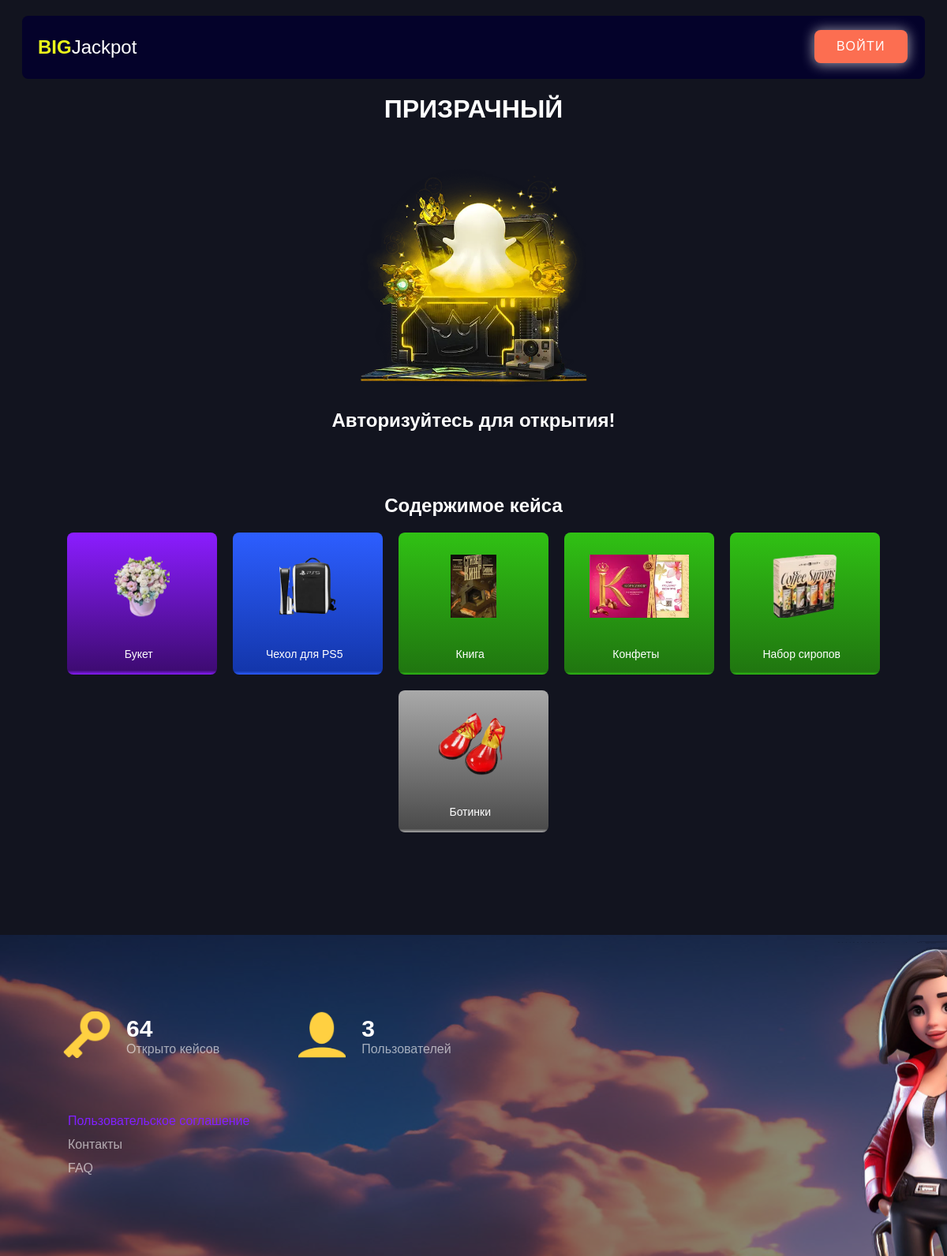
The page /case/6/ on the database its author committed.
### case/models.py (models this page shows, shortened)
class Case(models.Model):
    name = models.CharField(max_length=100, verbose_name='Название кейса')
    img_certificates = ResizedImageField(
        verbose_name='Изображение', force_format="WEBP", quality=75, upload_to="case")
    categories = models.ManyToManyField(Category, related_name='cases', verbose_name='Категории')
    class Meta:
        verbose_name = 'Кейс'
        verbose_name_plural = 'Кейсы'

class Item(models.Model):
    name = models.CharField(max_length=100, verbose_name='Наименование')
    img = ResizedImageField(
        verbose_name='Изображение', force_format="WEBP", quality=75, upload_to="items")
    quantity = models.IntegerField(verbose_name='Количество')
    chance = models.FloatField(default=0.0, verbose_name='Шанс выпадения')
    cases = models.ManyToManyField(Case, related_name='items', verbose_name='Кейсы')
    rare = models.IntegerField(choices=[(i, i) for i in range(1, 7)], verbose_name='Редкость', default=1)
    users = models.ManyToManyField(User, through='UserItem')
    class Meta:
        verbose_name = 'Предмет'
        verbose_name_plural = 'Предметы'

### case/views.py (the view)
# urls.py: path('case/<int:id>/', case_page, name='news_detail'),
def case_page(request, id):
    case = get_object_or_404(Case, id=id)
    items = Item.objects.filter(cases=id).order_by('-rare')
    total_quantity = Item.objects.filter(cases=id).aggregate(total_quantity=Sum('quantity'))['total_quantity']
    data = {
        'title': case.name.upper(),
        'img_case': case.img_certificates,
        'items' : items,
        'case_items_count': total_quantity,
    }
    data['user_items'] = UserItem.objects.all().count()
    data['user_count'] = User.objects.all().count()
    return render(request, 'main/case.html', context=data)

### templates/main/case.html (shortened to what this page needs)
<!DOCTYPE html>
<html lang="en">
<head>
    {% load static %}
  <link rel="stylesheet" href="{% static 'case/style.css' %}">
  <link rel="stylesheet" type="text/css" href="{% static 'css/rare.css' %}">
  <link rel="stylesheet" type="text/css" href="{% static 'css/header.css' %}">
  <link rel="stylesheet" type="text/css" href="{% static 'css/style-button.css' %}">
  <link rel="stylesheet" type="text/css" href="{% static 'css/stylesHome.css' %}">
</head>
<body>
  {% include 'main/module/header.html' %}
  <div class="conteiner_rullete">
    <h1 class="title_case">{{ title }}</h1>
    <div class="case_im">
      <img class="case" src="{{ img_case.url }}" alt="case love">
    </div>
    <div class="app">
        <div class="content_start">
          {% if request.user.is_authenticated %}
            <p class="case-ended-message hidden">Предметы в этом кейсе кончились!</p>
            <button onclick="start()" class="start hidden">ОТКРЫТЬ</button>
          {% else %}
            <p class="not_user">Авторизуйтесь для открытия!</p>
          {% endif %}
        </div>
    </div>
    <div class="disply_items">
      <div class='mini_title'>
        <h2>Содержимое кейса</h2>
      </div>
      <div class="list_items_mini">
        <ul class="list_new_items">
          {% for item in items %}
            <li data-item="{{ item.name }}" class="list__item gradient_{{ item.rare }}">
              <div class="img_items">
                <img class='img_card' src="{{ item.img.url }}" alt="{{ item.name }}">
              </div>
              <div class="title_items">
                <p>{{ item.name }}</p>
              </div>
            </li>
          {% endfor %}
        </ul>
    </div>
    </div>
  </div>
  {% include 'main/module/footer.html' %}
</body>
</html>

### static/case/style.css (style rules this page uses)
* { margin: 0; padding: 0; font-family: sans-serif; box-sizing: content-box; }
body { min-height: 100vh; background: #12141F; color: white; }
.conteiner_rullete { display: flex; flex-direction: column; align-items: center; margin: 120px 0; }
.app { position: relative; width: 1022px; border-radius: 10px; }
.list__item { display: flex; flex-direction: column; align-items: center; }
.list__item p { font-size: 0.875rem; text-align: center; }
.case_im { display: flex; justify-content: center; }
.title_case { display:flex; justify-content: center; padding-bottom: 3%; }
.disply_items { display: flex; margin-top: 10vh; flex-direction: column }
.list_new_items { display: flex; flex-wrap: wrap; justify-content: center; padding-top: 10px; }
.list_new_items li { height: 180px; width: 190px; padding: 10px; margin: 10px; box-sizing: border-box; }
.mini_title { display: flex; justify-content: center; }
.list_items_mini { display: flex; width: 100%; max-width: 1051px; }
.title_items { align-items: center; display: flex; justify-content: space-between; margin-top: 10px; margin-right: 5%; margin-bottom: 5%; }
.img_items { margin-top: 18px; height: 200px; object-fit: cover; object-position: center; }
.case { width: 100%; height: 100%; max-width: 300px; }
.img_card { width: 100%; height: 100%; max-height: 80px; }
.content_start { display: flex; justify-content: center; margin-top: 26px; font-size: 24px; font-weight: 700; }

### static/css/rare.css (style rules this page uses)
.gradient, .gradient_6, .gradient_5,.gradient_4, .gradient_3,.gradient_2, .gradient_1 { width: 200px; height: 200px; border-radius: 8px; }
.gradient_4 { background: linear-gradient(0deg, #8b1dff 0%, #3e0b73 3%, #8b1dff 100%); }
.gradient_3 { background: linear-gradient(0deg, #2d5eff 0%, #1336ab 2.5%, #2d5eff 100%); }
.gradient_2 { background: linear-gradient(0deg, #30c114 0%, #207610 2%, #30c114 100%); }
.gradient_1 { background: linear-gradient(0deg, #a9a9a9 0%, #4b4b4b 2.5%, #a9a9a9 100%); }

### static/css/header.css (style rules this page uses)
body { margin: 0; }
h1 { text-transform: uppercase; color: white; }

### rows shown on the page
Case: name "ПРИЗРАЧНЫЙ"
Item: img (picture), name "Букет"
Item: img (picture), name "Чехол для PS5"
Item: img (picture), name "Книга"
Item: img (picture), name "Конфеты"
Item: img (picture), name "Набор сиропов"
Item: img (picture), name "Ботинки"

### other values the page prints
{{ user_items }} "64"
{{ user_count }} "3"
